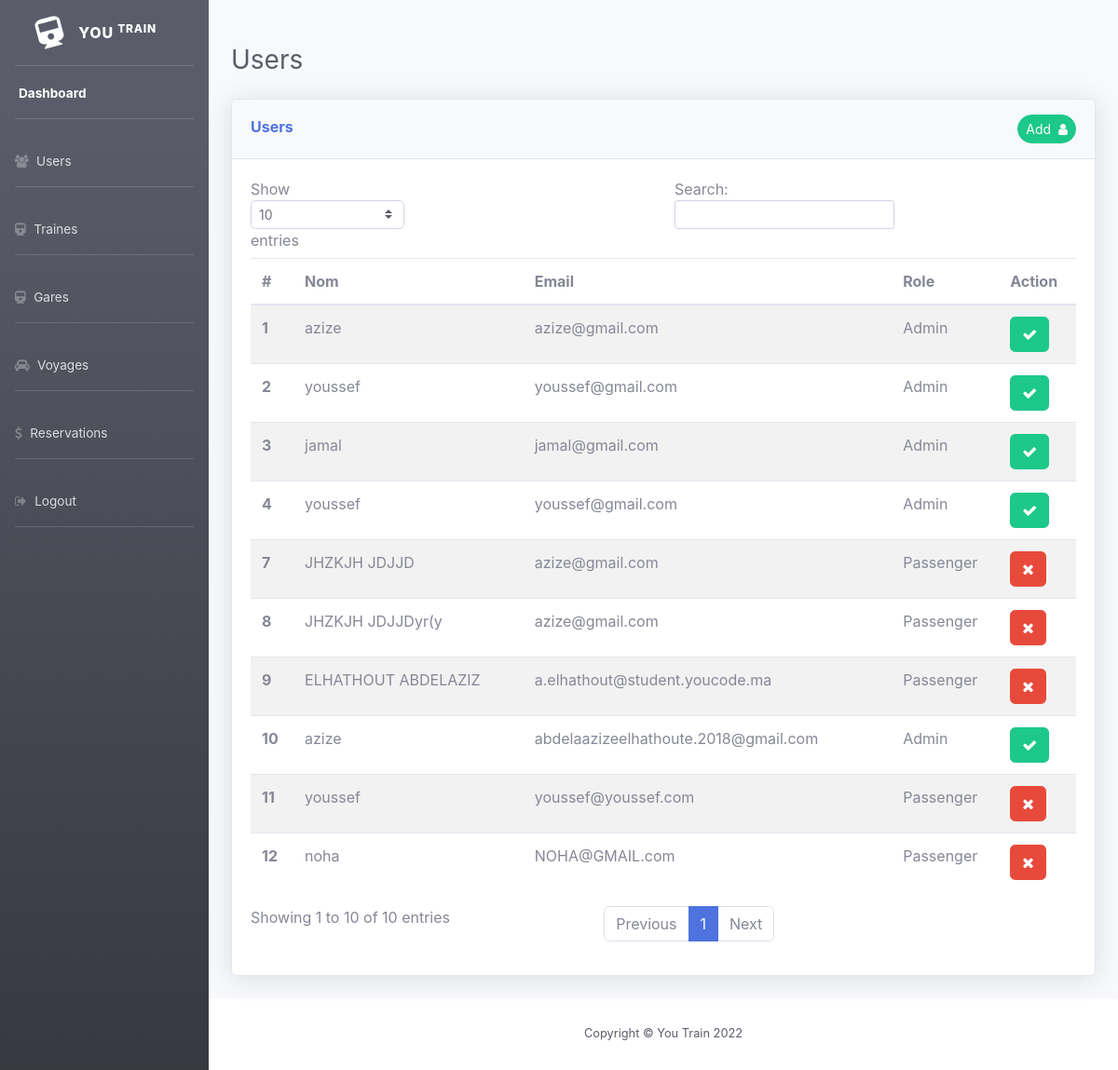
Screenshot of /view/users.php with the database file from the repository.
### tables this page shows
CREATE TABLE `users` (
  `id` int(11) NOT NULL,
  `nom` varchar(255) DEFAULT NULL,
  `email` varchar(255) DEFAULT NULL,
  `password` varchar(255) DEFAULT NULL,
  `image` varchar(255) DEFAULT NULL,
  `id_role` int(11) DEFAULT NULL
);

### modal/dbTrain.php (called while the page is built)
<?php
   class DbTrain {
    private $host = "localhost";
    private $user = "root";
    private $pwd = "";
    private $dbName = "management_traines";
    protected  function connexion(){
        try{
        $dsn = 'mysql:host='.$this->host.';dbname=' .$this->dbName;
        $pdo = new PDO($dsn, $this->user, $this->pwd);
        $pdo->setAttribute(PDO::ATTR_DEFAULT_FETCH_MODE, PDO::FETCH_ASSOC);
        return $pdo;
    }catch(PDOException $exp){
            echo 'Erreur' . $exp->getCode() . 'message' . $exp->getMessage();
            die();
    }
    }
   }

### modal/usersModal.php (called while the page is built, shortened)
<?php
include 'dbTrain.php';
    class UsersModal extends DbTrain {
        public function getUsers(){
        $sql = "SELECT * FROM users ";
        $stm = $this->connexion()->query($sql);
        $result = $stm->fetchAll();
        return $result;
        }
}

### view/users.php (the view, shortened to what this page needs)
<?php
include '../modal/usersModal.php';
$user = new UsersModal();
$resultUser=$user->getUsers();
?>
<!DOCTYPE html>
<html lang="en">
<head>
    <link rel='stylesheet' href='https://cdnjs.cloudflare.com/ajax/libs/font-awesome/4.7.0/css/font-awesome.min.css'>
    <link href="../css/sb-admin-2.min.css" rel="stylesheet">
</head>
<body>
<div id="wrapper">
<?php include('sidebar.php'); ?>
<div id="content-wrapper" class="d-flex flex-column">
        <div id="content">
            <div class="container-fluid">
                <div class="d-sm-flex align-items-center justify-content-between mb-4 mt-5">
                    <h1 class="h3 mb-0 text-gray-800">Users</h1>
                </div>
                <div class="card shadow mb-4">
                        <div class="card-header py-3 d-flex justify-content-between">
                            <div><h6 class="mt-1 font-weight-bold text-primary">Users</h6></div>
                            <div class=''>
                                <button type="button" class="btn btn-success btn-sm rounded-pill" data-bs-toggle="modal" data-bs-target="#addTrain">
                                  <span>Add &nbsp;<i class="fa fa-user"></i></span>
                                </button></div>
                        </div>
                        <div class="card-body">
                            <div class="table-responsive">
                            <table id="table-users" class="table table-striped" style="width:100%">
        <thead>
            <tr>
                <tr>
                <th scope="col">#</th>
                <th scope="col">Nom</th>
                <th scope="col">Email</th>
                <th scope="col">Role</th>
                <th scope="col">Action</th>
                </tr>
            </tr>
        </thead>
        <tbody>
        <?php
     foreach($resultUser as $users) {
    ?>
   <tr>
     <th scope="row"><?php echo $users['id']; ?></th>
     <td><?php echo $users['nom']; ?></td>
     <td><?php echo $users['email']; ?></td>
     <td>
       <?php
        if($users['id_role']==1) echo 'Admin';
        else
        echo 'Passenger';
        ?>
   </td>
     <td>
       <a href="../controller/changerRole.php?role=<?php echo $users['id_role'];?>&id=<?php echo $users['id'];?>" class="btn btn-<?php
        if ($users['id_role'] == 1)echo 'success';
        else   echo 'danger';
           ?>"
           ><i class="fa fa-<?php
        if ($users['id_role'] == 1)
           echo 'check';
       else
           echo 'times';?>"></i></a>
   </td>
   </tr>
<?php }?>
        </tbody>
    </table>
                            </div>
                        </div>
                    </div>
            </div>
        </div>
    <?php include('footer.php')?>
    </div>
</div>
</body>
</html>

### rows the page displays
users: id "1", nom "azize", email "azize@gmail.com", shows "Admin"
users: id "2", nom "youssef", email "youssef@gmail.com", shows "Admin"
users: id "3", nom "jamal", email "jamal@gmail.com", shows "Admin"
users: id "4", nom "youssef", email "youssef@gmail.com", shows "Admin"
users: id "7", nom "JHZKJH JDJJD", email "azize@gmail.com", shows "Passenger"
users: id "8", nom "JHZKJH JDJJDyr(y", email "azize@gmail.com", shows "Passenger"
users: id "9", nom "ELHATHOUT ABDELAZIZ", email "a.elhathout@student.youcode.ma", shows "Passenger"
users: id "10", nom "azize", email "abdelaazizeelhathoute.2018@gmail.com", shows "Admin"
users: id "11", nom "youssef", email "youssef@youssef.com", shows "Passenger"
users: id "12", nom "noha", email "NOHA@GMAIL.com", shows "Passenger"
